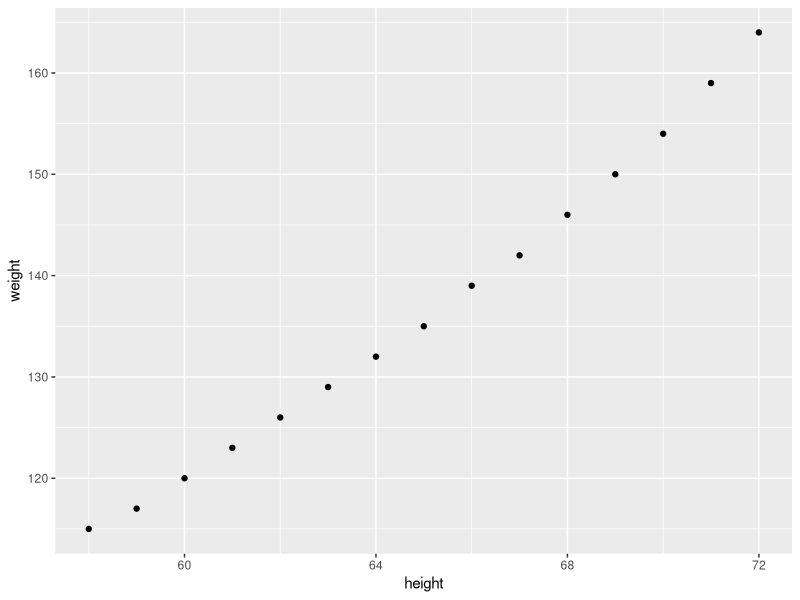
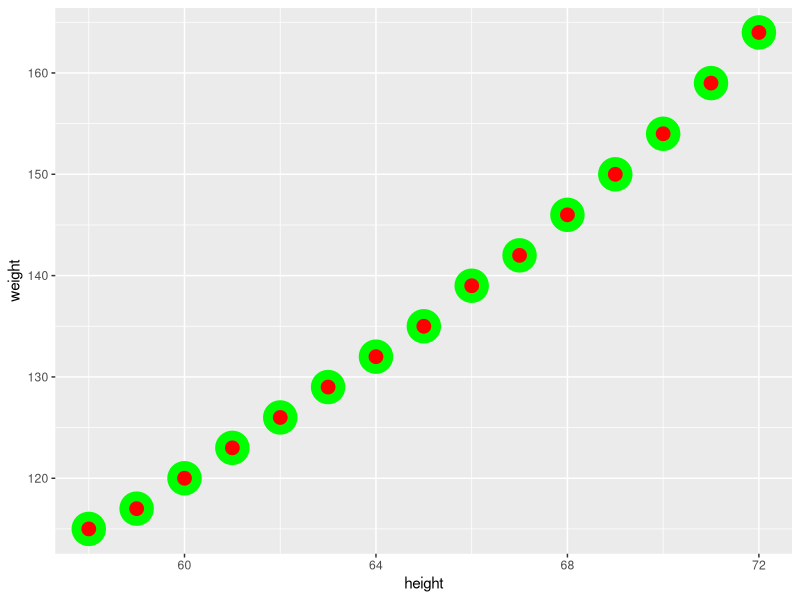

Here is the R script that generated these plots, in order:
#This code chunk identifies my working directory 
#and sets it to where I want to save and fetch files
#TASK: fill in between the parentheses if needed. 
#If not needed, make the two lines a comment
getwd()
#Output : [1] "C:/Users/Michael/Desktop/MCDaniel/CourseWork/ANA 505/R Lessons"
setwd("C:/Users/Michael/Desktop/MCDaniel/CourseWork/ANA 505/R Lessons")

#This brings the 'women' data into my environment from Base R
women

#This code saves the women data as a dataframe with my name
#TASK: Change Anna to your name
Michael_mydata<-women

#This code chunk allows me to see the top 2 rows of my data
#TASK: replace the ? with the function that returns the top rows
head(Michael_mydata, 2)

#This code chunk shows me the structure 
#Such as number of columns, number of observations, _names of the columns__, and _class of each columns__
#Task: Complete the comment above 
#by filling in the blank with what else the str function returns
str(Michael_mydata)

#This code chunk shows me some basic summary stats
#Such as Min, _Median_, _Mean__, _Quantile__, and _Max__
#Task: Complete the comment above
summary(Michael_mydata)

#this allows me to apply the function to just one certain column
#Task: replace the ? in the code below with the correct character
mean(Michael_mydata$height)

#This allows me to save one column as its own object ('values' in the Environment)
#I can see the values in the Environment window
Just_Height<- (Michael_mydata$height)
#Task: Write the code below to create an object for the just weight column
Just_Weight<- (Michael_mydata$weight)

#This takes the individual objects ('values' in the Environment) and creates a dataframe
#I can see the Data in the Environment 
#Task: replace the ? in the code below with the correct character
HeightandWeight <- data.frame(Just_Height, Just_Weight)

#This code chunk creates a subset from my dataset
#Note that the subset only appears in the Console (not the Environment)
#If I wanted to save the subset, I would need to name it as done in the code above
subset(HeightandWeight, Just_Height>65)

#TASK: replace the ?'s below with the correct functions
#This shows me how many rows are in my dataset
nrow(HeightandWeight)
#This shows me how many columns are in my dataset
ncol(HeightandWeight)

#This also shows me how many rows and columns with just one function
#TASK: replace the ? with the correct function
dim(HeightandWeight)

#This code will install the tibble package
install.packages("tibble")
#This code calls the tibble package so I can use its functions
library(tibble)

#TASK: Run the next few lines of code and note the difference in what the lines return
#Put your noted difference in a new comment below
#The tibble package is used to create/construct data frames
#The NewWomen is a combination of 4 columns while the second (NewWomen1) line of code is a combination of 2 columns
#The Just_Height, and Just_Weight columns are stored in the HeightandWeight attribute
NewWomen<-tibble(HeightandWeight, height=Just_Height, weight=Just_Weight)
NewWomen1<-tibble(height=Just_Height, weight=Just_Weight)
View(NewWomen)
View(NewWomen1)

#This installs the ggplot2 package
#TASK: replace the ? with the word needed to install the ggplot2 package
install.packages("ggplot2")

#This calls the gglot2 package so I can use the functions in it
#TASK: replace the ? with the function that call the package
library(ggplot2)

#This produces a scatterplot of the height and weight columns
ggplot(NewWomen, aes(x=height, y=weight)) + 
  geom_point()

#Optional 'Just for fun' TASK: Change the arguments for the geom point and see what happens to the plot
ggplot(NewWomen, aes(x=height, y=weight)) + 
  geom_point(shape = 21, colour = "green", fill = "red", size = 5, stroke = 5)
